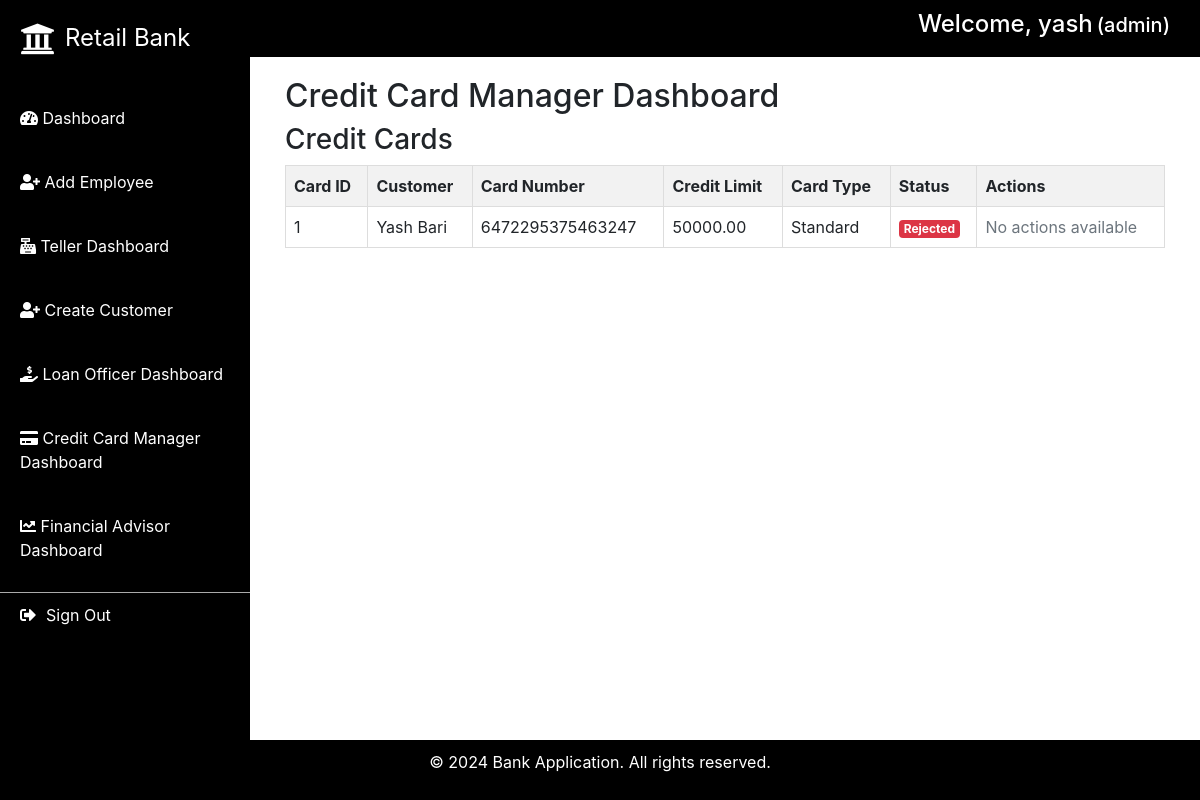
/accounts/credit_card_manager_dashboard/ (signed in), run on the app's committed database.
### bank/models.py (models this page shows, shortened)
class User(AbstractUser):
    groups = models.ManyToManyField(
        'auth.Group',
        verbose_name='groups',
        blank=True,
        help_text='The groups this user belongs to.',
        related_name='%(app_label)s_%(class)s_set',
    )
    user_permissions = models.ManyToManyField(
        'auth.Permission',
        verbose_name='user permissions',
        blank=True,
        help_text='Specific permissions for this user.',
        related_name='%(app_label)s_%(class)s_set',
    )
    role = models.CharField(max_length=30, choices=[('customer', 'Customer'), ('teller', 'Bank Teller'), ('loan_officer', 'Loan Officer'), ('credit_card_manager', 'Credit Card Manager'), ('financial_advisor', 'Financial Advisor'),('admin','Admin')], default='customer')

class CreditCard(models.Model):
    customer = models.ForeignKey(Customer, on_delete=models.CASCADE)
    card_number = models.CharField(max_length=16, unique=True, editable=False, default=generate_card_number)
    credit_limit = models.DecimalField(max_digits=12, decimal_places=2)
    card_type = models.CharField(max_length=30, choices=[('standard', 'Standard'), ('reward', 'Reward')])
    status = models.CharField(max_length=20, choices=[('pending', 'Pending'), ('active', 'Active'), ('rejected', 'Rejected')], default='pending')
    cvv = models.CharField(max_length=3, editable=False, default=generate_cvv)

class Customer(models.Model):
    user = models.OneToOneField(User, on_delete=models.CASCADE)
    name = models.CharField(max_length=100)
    email = models.EmailField(unique=True)
    dob = models.DateField()
    address = models.TextField(blank=True)
    phone_number = models.CharField(max_length=15, blank=True)
    profile_picture = models.ImageField(upload_to='profile_pictures/', blank=True)

### bank/views.py (the view, shortened to what this page needs)
# urls.py: path('credit_card_manager_dashboard/', views.credit_card_manager_dashboard, name='credit_card_manager_dashboard'),
@login_required
@user_passes_test(check_role('credit_card_manager'))
def credit_card_manager_dashboard(request):
    credit_cards = CreditCard.objects.all()
    return render(request, 'credit_card_manager_dashboard.html', {'credit_cards': credit_cards})

### bank/views.py (called while the page is built)
def check_role(role):
    def inner(user):
        return user.role == role or user.role == 'admin'
    return inner

### bank/templates/credit_card_manager_dashboard.html (shortened to what this page needs)
{% extends 'base.html' %}
{% block content %}
<div class="dashboard-container">
    <h2 class="dashboard-title">Credit Card Manager Dashboard</h2>
    <div class="dashboard-section">
        <h3 class="dashboard-subtitle">Credit Cards</h3>
        <table class="dashboard-table">
            <thead>
                <tr>
                    <th scope="col">Card ID</th>
                    <th scope="col">Customer</th>
                    <th scope="col">Card Number</th>
                    <th scope="col">Credit Limit</th>
                    <th scope="col">Card Type</th>
                    <th scope="col">Status</th>
                    <th scope="col">Actions</th>
                </tr>
            </thead>
            <tbody>
                {% for credit_card in credit_cards %}
                <tr>
                    <td>{{ credit_card.id }}</td>
                    <td>{{ credit_card.customer.name }}</td>
                    <td>{{ credit_card.card_number }}</td>
                    <td>{{ credit_card.credit_limit }}</td>
                    <td>{{ credit_card.get_card_type_display }}</td>
                    <td>
                        {% if credit_card.status == 'pending' %}
                        <span class="badge badge-warning">Pending</span>
                        {% elif credit_card.status == 'active' %}
                        <span class="badge badge-success">Active</span>
                        {% else %}
                        <span class="badge badge-danger">Rejected</span>
                        {% endif %}
                    </td>
                    <td>
                        {% if credit_card.status == 'pending' %}
                        <form method="post" style="display:inline;">
                            {% csrf_token %}
                            <input type="hidden" name="card_id" value="{{ credit_card.id }}">
                            <button type="submit" name="action" value="approve" class="btn-action btn-create">Approve</button>
                            <button type="submit" name="action" value="reject" class="btn-action btn-delete">Reject</button>
                        </form>
                        {% else %}
                        <span class="text-muted">No actions available</span>
                        {% endif %}
                    </td>
                </tr>
                {% endfor %}
            </tbody>
        </table>
    </div>
</div>
{% endblock %}

### bank/templates/base.html (shortened to what this page needs)
{% load static %}
<!DOCTYPE html>
<html lang="en">
<head>
    <link rel="stylesheet" href="{% static 'css/styles.css' %}">
    <link rel="stylesheet" href="https://cdnjs.cloudflare.com/ajax/libs/font-awesome/6.0.0-beta3/css/all.min.css">
    <link href="https://stackpath.bootstrapcdn.com/bootstrap/4.5.2/css/bootstrap.min.css" rel="stylesheet">
    <link href="https://cdnjs.cloudflare.com/ajax/libs/font-awesome/5.15.3/css/all.min.css" rel="stylesheet">
</head>
<body>
    <header>
        <div class="header-container">
            <div class="user-info">
                <h4 style="display: inline-block;">Welcome, {{ request.user.username }}</h4>
                <h5 style="display: inline-block; margin-right: 10px;">({{ request.user.role }})</h5>
            </div>
        </div>
    </header>
    <div class="container-fluid">
        <aside class="sidebar" id="sidebar">
            <div class="sidebar-header" id="sidebar-header">
                <i class="fas fa-university"></i>
                <span>Retail Bank</span>
            </div>
            <div class="sidebar-content"style="margin-top: 40px;">
                <nav>
                    <ul>
                        <li><a href="{% url 'dashboard' %}"><i class="fas fa-tachometer-alt"></i> Dashboard</a></li>
                        {% if request.user.role == 'admin' %}
                        <li><a href="{% url 'add_user' %}"><i class="fas fa-user-plus"></i> Add Employee</a></li>
                        <li><a href="{% url 'teller_dashboard' %}"><i class="fas fa-cash-register"></i> Teller Dashboard</a></li>
                        <li><a href="{% url 'create_customer' %}"><i class="fas fa-user-plus"></i> Create Customer</a></li>
                        <li><a href="{% url 'loan_officer_dashboard' %}"><i class="fas fa-hand-holding-usd"></i> Loan Officer Dashboard</a></li>
                        <li><a href="{% url 'credit_card_manager_dashboard' %}"><i class="fas fa-credit-card"></i> Credit Card Manager Dashboard</a></li>
                        <li><a href="{% url 'financial_advisor_dashboard' %}"><i class="fas fa-chart-line"></i> Financial Advisor Dashboard</a></li>
                        {% elif request.user.role == 'teller' %}
                            <li><a href="{% url 'create_customer' %}"><i class="fas fa-user-plus"></i> Create Customer</a></li>
                        {% elif request.user.role == 'loan_officer' %}
                            <li><a href="{% url 'loan_officer_dashboard' %}"><i class="fas fa-hand-holding-usd"></i> Loan Officer Dashboard</a></li>
                        {% elif request.user.role == 'credit_card_manager' %}
                            <li><a href="{% url 'credit_card_manager_dashboard' %}"><i class="fas fa-credit-card"></i> Credit Card Manager Dashboard</a></li>
                        {% elif request.user.role == 'financial_advisor' %}
                            <li><a href="{% url 'financial_advisor_dashboard' %}"><i class="fas fa-chart-line"></i> Financial Advisor Dashboard</a></li>
                        {% endif %}
                    </ul>
                </nav>
                <div class="sign-out">
                    <a href="{% url 'logout' %}">
                        <i class="fas fa-sign-out-alt"></i> Sign Out
                    </a>
                </div>
            </div>
        </aside>
        <main class="content">
            {% block content %}{% endblock %}
        </main>
    </div>
    <footer>
        <p>&copy; 2024 Bank Application. All rights reserved.</p>
    </footer>
</body>
</html>

### bank/static/css/styles.css (style rules this page uses)
body { font-family: Arial, sans-serif; margin: 0; padding: 0; background-color: #f4f4f4; }
header { background-color: #000; color: #fff; padding: 10px 0; }
.header-container { display: flex; justify-content: flex-end; align-items: center; width: 100%; }
.user-info { font-size: 14px; margin-right: 20px; }
.container-fluid { padding: 0; }
.sidebar { position: fixed; top: 0; left: 0; width: 250px; height: 100%; background-color: #111; padding-top: 20px; z-index: 1; transition: transform 0.3s ease; transform: translateX(0); background-color: black; }
.sidebar-header { display: flex; align-items: center; font-size: 32px; margin-bottom: 20px; padding: 0 20px; cursor: pointer; color: #fff; }
.sidebar-header i { font-size: 35px; margin-right: 10px; }
.sidebar-header span { font-size: 24px; }
.sidebar-content { transition: opacity 0.3s; }
.sidebar nav ul { list-style: none; padding: 0; margin: 0; }
.sidebar nav ul li { margin: 20px 0; }
.sidebar nav ul li a { color: #fff; text-decoration: none; display: block; padding: 10px 20px; }
main.content { margin-left: 250px; padding: 20px; transition: margin-left 0.3s; }
h2 { margin-top: 0; }
table { width: 100%; border-collapse: collapse; }
table th, table td { border: 1px solid #ddd; padding: 8px; }
table th { background-color: #f2f2f2; text-align: left; }
footer { background-color: #000; color: #fff; text-align: center; padding: 10px 0; position: fixed; bottom: 0; width: 100%; }

### bank/templates/base.html (style rules this page uses)
.sidebar-content .sign-out { margin-bottom: 50px; margin-top: 20px; padding: 10px 20px; display: flex; align-items: center; justify-content: space-between; border-top: 1px solid #aaa; transition: background-color 0.3s; cursor: pointer; }
.sidebar-content .sign-out a { color: #fff; text-decoration: none; display: flex; align-items: center; }
.sidebar-content .sign-out a i { margin-right: 10px; }

### data on the page
User: user.username "yash", user.role "admin"
CreditCard: id "1", customer.name "Yash Bari", card_number "6472295375463247", credit_limit "50000.00", card_type "Standard", status "Rejected"
